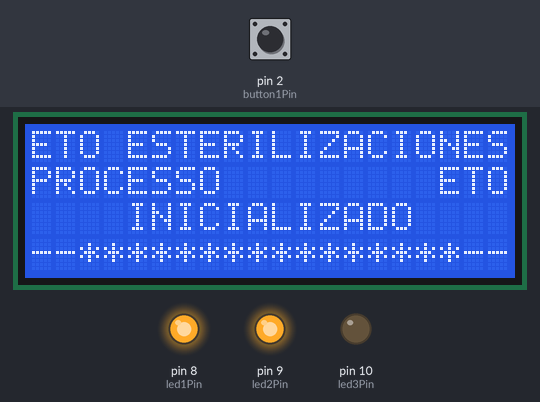
Recording of a sketch running on a simulated Arduino Uno, built with avr-gcc and run on an emulated ATmega328P. Parts: 20×4 character LCD, output pins drawn as LEDs (lit = HIGH). The inputs (shaded band) are chosen by the test bench; at power-on: pin 2 (button1Pin) LOW.

Above: at 2.1 s.
2.2 s: pin 2 (button1Pin) pulsed HIGH 5 times (0.12 s each, 0.3 s apart)
At 3.6 s:
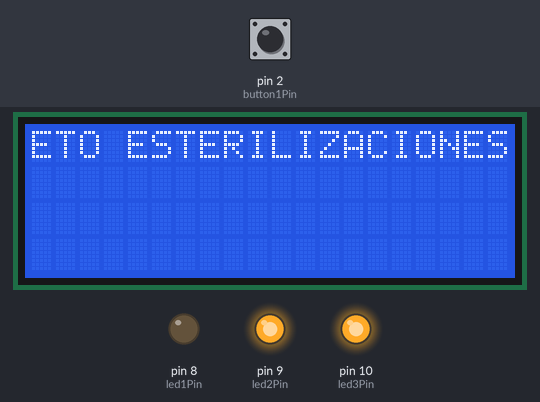
At 4.6 s:
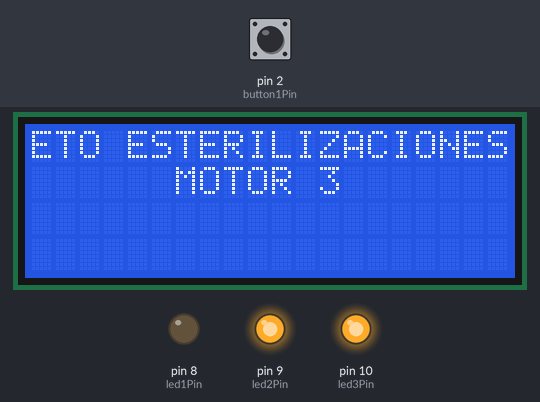
6.7 s: pin 2 (button1Pin) pulled HIGH for 3.2 s
At 9.2 s:
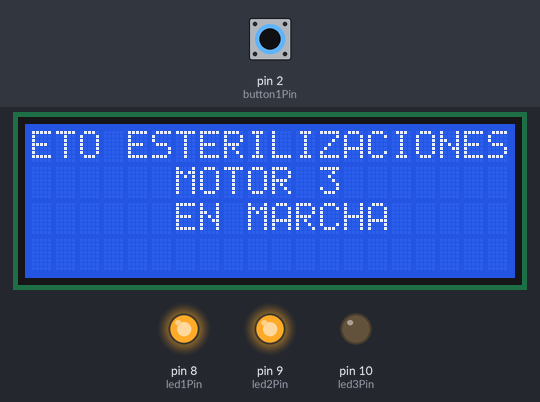
Timing chart, 0 to 10.7 s (numbered marks = the images above; inputs shaded):
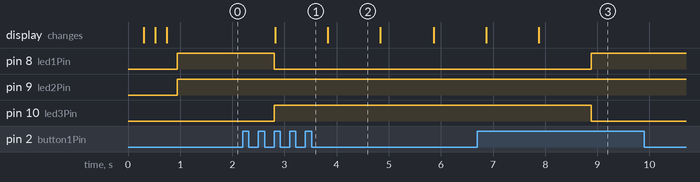

Measured:
- after the input at 2.2 s, pin 8 (led1Pin): HIGH → LOW after 0.60 s; pin 10 (led3Pin): LOW → HIGH after 0.60 s; the display: changes after 0.62 s (image 1)
- after the input at 6.7 s, pin 8 (led1Pin): LOW → HIGH after 2.2 s; pin 10 (led3Pin): HIGH → LOW after 2.2 s
- what the display in image 2 shows lasts 1.0 s, from 3.8 s to 4.8 s

The sketch:

maquina_de_estados_funcional.ino
```cpp
/* Connect the positive side of your LED to Arduino digital pin 13 Connect the negative side of your LED to a 330 Ohm resistor Connect the other side of the resistor to ground

*/
#include <Wire.h>
#include <LiquidCrystal_I2C.h>
// Inicializa o display no endereco 0x3F
LiquidCrystal_I2C lcd(0x3F,2,1,0,4,5,6,7,3, POSITIVE);

// First we'll set up constants for the pin numbers.
// This will make it easier to follow the code below.

const int button1Pin = 2; // pushbutton 1 pin
const int led1Pin = 8; // LED 1 pin
const int led2Pin = 9; // LED 2 pin
const int led3Pin = 10; // LED 3 pin

int iState;
bool bWasPressed; //Variable to see if the buton was pressed

void setup()
{
// Set up the pushbutton pins to be an input:
pinMode(button1Pin, INPUT);

// Set up the LED pin to be an output:
pinMode(led1Pin, OUTPUT);
pinMode(led2Pin, OUTPUT);
pinMode(led3Pin, OUTPUT); //Default to state 0

iState = 1; bWasPressed = true;

 Serial.begin(9600);
  lcd.begin (20,4);

  lcd.setBacklight(HIGH);
  lcd.setCursor(0,0);
  lcd.print("ETO ESTERILIZACIONES");
  delay(200);
  lcd.setCursor(0,1);
  lcd.print("PROCESSO         ETO");
  delay(200);
  lcd.setCursor(0,2);
  lcd.print("    INICIALIZADO    ");
  delay(200);
  lcd.setCursor(0,3);
  lcd.print("--****************--");
  delay(200);

// initialize serial communication at 9600 bits per second:
// Serial.begin(9600);

}

void loop()
{
int iBtnState; // variable to hold the pushbutton state // iBtnState: HIGH = button not pressed
// LOW = button is pushed
iBtnState = digitalRead(button1Pin);


//Now determine whether I need to change state.
if (iBtnState == 1) { //The button is not pressed. If the button was just //released then go on ahead to the next state.
  if (bWasPressed==1) { //Yes, the button was just released. //Move to the next state.
    iState++; iState = iState % 4; //Reset the button pressed flag.
    bWasPressed = false; }
}

else
{ //The button is pressed, just set the flag.
  bWasPressed = true;
}

//Take action depending on the state of the machine.
switch (iState)
{ case 0: //Turn off all LEDs
digitalWrite(led1Pin, LOW);
digitalWrite(led2Pin, HIGH);
digitalWrite(led3Pin, HIGH);

  lcd.clear();
  lcd.setBacklight(HIGH);
  lcd.setCursor(0,0);
  lcd.print("ETO ESTERILIZACIONES");
  delay(1000);
  lcd.setCursor(6,1);
  lcd.print("MOTOR 3");
  delay(1000);
  lcd.setCursor(6,2);
  lcd.print("EN MARCHA");
  delay(1000);

break;

case 1: //Turn on first LED
digitalWrite(led1Pin, HIGH);
digitalWrite(led2Pin, HIGH);
digitalWrite(led3Pin, LOW);
break;

case 2: //Turn on second LED
digitalWrite(led2Pin, HIGH);
break;

case 3: //Turn on third LED
digitalWrite(led1Pin, HIGH);
digitalWrite(led2Pin, HIGH);break;
}

}
```
